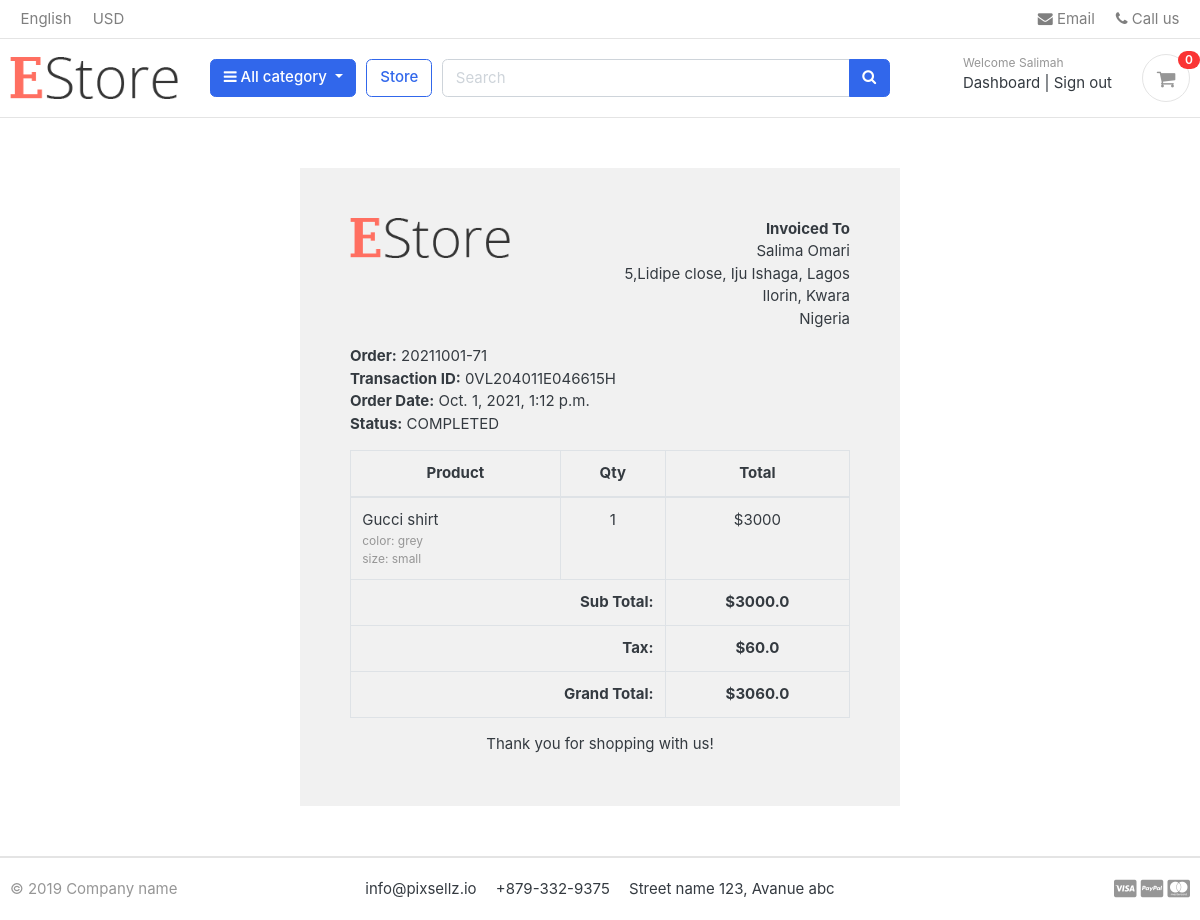
Page /account/order_details/20211001-71/ (signed in) on the committed database.
### accounts/models.py (models this page shows, shortened)
class Account(AbstractBaseUser, PermissionsMixin):
    first_name= models.CharField(max_length=50)
    last_name= models.CharField(max_length=50)
    username= models.CharField(max_length=50, unique=True)
    email= models.EmailField(max_length=100, unique=True)
    phone_number= models.CharField(max_length=50)
    date_joined=models.DateTimeField(auto_now_add=True)
    last_login=models.DateTimeField(auto_now_add=True)
    is_admin = models.BooleanField(default=False)
    is_staff = models.BooleanField(default=False)
    is_active = models.BooleanField(default=False)
    is_superadmin = models.BooleanField(default=False)
    USERNAME_FIELD="email"
    REQUIRED_FIELDS=['username','first_name','last_name']
    objects=MyAccountManager()

### order/models.py (models this page shows, shortened)
class Order(models.Model):
    status=(
        ('New','New'),
        ('Accepted','Accepted'),
        ('Completed','Completed'),
        ('Cancelled','Cancelled')
    )
    user=models.ForeignKey(Account,on_delete=models.SET_NULL, null=True)
    Payment=models.ForeignKey(Payment,on_delete=models.SET_NULL, null=True, blank=True)
    order_number=models.CharField(max_length=50)
    first_name=models.CharField(max_length=50)
    last_name=models.CharField(max_length=50)
    email=models.EmailField(max_length=50)
    phone=models.CharField(max_length=50)
    address=models.CharField(max_length=50)
    country=models.CharField(max_length=50)
    state=models.CharField(max_length=50)
    city=models.CharField(max_length=50)
    order_note=models.CharField(max_length=50)
    order_total=models.FloatField()
    tax=models.FloatField()
    status=models.CharField(max_length=50, choices=status,default="New")
    ip=models.CharField(max_length=50)
    is_ordered=models.BooleanField(default=False)
    created_at=models.DateTimeField(auto_now_add=True)
    updated_at=models.DateTimeField(auto_now=True)
    def full_name(self):
        return f'{self.first_name} {self.last_name}'

class Payment(models.Model):
    user=models.ForeignKey(Account, on_delete=models.CASCADE)
    payment_id=models.CharField(max_length=100)
    payment_method=models.CharField(max_length=100)
    amount_paid=models.CharField(max_length=100)
    status=models.CharField(max_length=100)
    created_at=models.DateTimeField(auto_now_add=True)

class OrderProduct(models.Model):
    order=models.ForeignKey(Order,on_delete=models.CASCADE)
    payment=models.ForeignKey(Payment,on_delete=models.SET_NULL, blank=True, null=True)
    user=models.ForeignKey(Account,on_delete=models.CASCADE)
    product=models.ForeignKey(Product,on_delete=models.CASCADE)
    variation=models.ManyToManyField(Variation, blank=True)
    quantity=models.IntegerField()
    product_price=models.FloatField()
    ordered=models.BooleanField(default=False)
    created_at=models.DateTimeField(auto_now_add=True)
    updated_at=models.DateTimeField(auto_now=True)

### store/models.py (models this page shows, shortened)
class Product(models.Model):
    product_name = models.CharField(max_length=200, unique=True)
    slug= models.SlugField(max_length=200, unique=True)
    description = models.TextField(blank=True)
    price=models.IntegerField()
    images=models.ImageField(upload_to='photos/products')
    stock=models.IntegerField()
    is_available=models.BooleanField(default=True)
    category= models.ForeignKey(Category, on_delete=models.CASCADE)
    created_date=models.DateTimeField(auto_now_add=True)
    modified_date=models.DateField(auto_now=True)

class Variation(models.Model):
    product=models.ForeignKey(Product,on_delete=models.CASCADE)
    variation_category=models.CharField(max_length=500, choices=variation_category_choice)
    variation_value=models.CharField(max_length=60)
    is_active=models.BooleanField(default=True)
    created_date=models.DateTimeField(auto_now_add=True)
    objects=VariationManager()

### accounts/views.py (the view)
# urls.py: path('order_details/<str:order_id>/', order_detail,name='order_detail' ),
@login_required(login_url="signin")
def order_detail(request, order_id):
    try:
        order=Order.objects.get(order_number=order_id)
        ordered_products=OrderProduct.objects.filter(order_id=order.id)
        subtotal=0
        for i in ordered_products:
            subtotal+=i.product_price*i.quantity
        context={
            'order':order,
            'ordered_products':ordered_products,
            'order_number':order.order_number,
            'subtotal':subtotal
        }
        return render(request, 'order_details.html', context)
    except (Order.DoesNotExist, Payment.DoesNotExist):
        return redirect('my_orders')

### cart/context_processor.py (called while the page is built)
def counter(request):
    count=0
    if 'admin' in request.path:
        return {}
    else:
        try:
            cart=Cart.objects.filter(cart_id=_cart_id(request))
            if request.user.is_authenticated:
                print(request.user.is_authenticated)
                cart_items=Cart_item.objects.all().filter(user=request.user)
            else:
                cart_items=Cart_item.objects.all().filter(cart=cart[:1])
            for cart_item in cart_items:
                count+=cart_item.quantity
        except ObjectDoesNotExist:
            count=0
        return dict(count=count)

### cart/views.py (called while the page is built)
def _cart_id(request):
    cart = request.session.session_key
    if not cart:
        cart = request.session.create()
    return cart

### category/context_processors.py (called while the page is built)
def menu_links(request):
    links=Category.objects.all()
    return dict(links=links)

### category/models.py (called while the page is built)
    def get_url(self):
        return reverse ('store_category', args=[self.slug])

### templates/order_details.html (shortened to what this page needs)
{% extends 'base.html' %}
{% load static %}
{% block content %}
<div class="container" style="margin: 0 auto;width: 50%;padding: 50px;background: #f1f1f1;margin-top: 50px;margin-bottom: 50px;">
    <div class="row invoice row-printable">
        <div class="col-md-12">
            <div class="panel panel-default plain" id="dash_0">
                <div class="panel-body p30">
                    <div class="row">
                        <div class="col-lg-6">
                            <div class="invoice-logo"><img src="{% static '/images/hi.png' %}" alt="Invoice logo" style="max-height: 40px;"></div>
                        </div>
                        <div class="col-lg-6">
                            <div class="invoice-from">
                                <ul class="list-unstyled text-right">
                                    <li><strong>Invoiced To</strong></li>
                                    <li>{{order.full_name}}</li>
                                    <li>{{order.address}}</li>
                                    <li>{{order.city}}, {{order.state}}</li>
                                    <li> {{order.country}}</li>
                                </ul>
                            </div>
                        </div>
                        <div class="col-lg-12">
                            <div class="invoice-details mt25">
                                <div class="well">
                                    <ul class="list-unstyled mb0">
                                        <li><strong>Order:</strong> {{order.order_number}}</li>
                                        <li><strong>Transaction ID:</strong> {{order.Payment.payment_id}}</li>
                                        <li><strong>Order Date:</strong> {{order.created_at}}</li>
                                        <li><strong>Status:</strong> {{order.Payment.status}}</li>
                                    </ul>
                                </div>
                            </div>
                            <div class="invoice-items">
                                <div class="table-responsive" style="overflow: hidden; outline: none;" tabindex="0">
                                    <table class="table table-bordered">
                                        <thead>
                                            <tr>
                                                <th class="per70 text-center">Product</th>
                                                <th class="per5 text-center">Qty</th>
                                                <th class="per25 text-center">Total</th>
                                            </tr>
                                        </thead>
                                        <tbody>
                                        {% for item in ordered_products %}
                                            <tr>
                                                <td>{{item.product.product_name}}
                                                <p class="text-muted small">
                                                    {% if item.variation.all %}
                                                    {% for i in item.variation.all %}
                                                    {{i.variation_category}}: {{i.variation_value}}<br>
                                                    {% endfor %}
                                                    {% endif %}
                                                </p>
                                                </td>
                                                <td class="text-center">{{item.quantity}}</td>
                                                <td class="text-center">${{item.product.price}} </td>
                                            </tr>
                                        {% endfor %}
                                        </tbody>
                                        <tfoot>
                                            <tr>
                                                <th colspan="2" class="text-right">Sub Total:</th>
                                                <th class="text-center">${{subtotal}}</th>
                                            </tr>
                                            <tr>
                                                <th colspan="2" class="text-right">Tax:</th>
                                                <th class="text-center">${{order.tax}}</th>
                                            </tr>
                                            <tr>
                                                <th colspan="2" class="text-right">Grand Total:</th>
                                                <th class="text-center">${{order.order_total}}</th>
                                            </tr>
                                        </tfoot>
                                    </table>
                                </div>
                            </div>
                            <div class="invoice-footer mt25">
                                <p class="text-center">Thank you for shopping with us!</p>
                            </div>
                        </div>
                    </div>
                </div>
            </div>
        </div>
    </div>
    </div>
{% endblock %}

### templates/includes/navbar.html (shortened to what this page needs)
{% load static %}
<header class="section-header">
<nav class="navbar p-md-0 navbar-expand-sm navbar-light border-bottom">
<div class="container">
  <div class="collapse navbar-collapse" id="navbarTop4">
    <ul class="navbar-nav mr-auto">
    	<li class="nav-item dropdown">
		 	<a href="#" class="nav-link">   English </a>
		</li>
		<li class="nav-item dropdown">
			<a href="#" class="nav-link"> USD </a>
		</li>
    </ul>
    <ul class="navbar-nav">
		<li><a href="#" class="nav-link"> <i class="fa fa-envelope"></i> Email </a></li>
		<li><a href="#" class="nav-link"> <i class="fa fa-phone"></i> Call us </a></li>
	</ul>
  </div>
</div>
</nav>
<section class="header-main border-bottom">
	<div class="container">
<div class="row align-items-center">
	<div class="col-lg-2 col-md-3 col-6">
		<a href="{% url 'home' %}" class="brand-wrap">
			<img class="logo" src="{% static './images/hi.png' %}">
		</a>
	</div>
	<div class="col-lg col-sm col-md col-6 flex-grow-0">
		<div class="category-wrap dropdown d-inline-block float-right">
			<button type="button" class="btn btn-primary dropdown-toggle" data-toggle="dropdown">
				<i class="fa fa-bars"></i> All category
			</button>
		</div>
	</div>
	<a href="{% url 'store' %}" class="btn btn-outline-primary">Store</a>
	<div class="col-lg  col-md-6 col-sm-12 col">
		<form action="{% url 'search' %}" class="search">
			<div class="input-group w-100">
			    <input type="text" class="form-control" style="width:60%;" placeholder="Search" name='keyword'>
			    <div class="input-group-append">
			      <button class="btn btn-primary" type="submit">
			        <i class="fa fa-search"></i>
			      </button>
			    </div>
		    </div>
		</form>
	</div>
	<div class="col-lg-3 col-sm-6 col-8 order-2 order-lg-3">
				<div class="d-flex justify-content-end mb-3 mb-lg-0">
				{% if user.id is None %}
					<div class="widget-header">
						<small class="title text-muted">Welcome guest!</small>
						<div>
							<a href="{% url 'signin' %}">Sign in</a> <span class="dark-transp"> | </span>
							<a href="{% url 'register' %}"> Register</a>
						</div>
					</div>
					{% else %}
					<div class="widget-header">
						<small class="title text-muted">Welcome {{user.first_name}}</small>
						<div>
							<a href="{% url 'dashboard' %}">Dashboard</a> <span class="dark-transp"> | </span>
							<a href="{% url 'logout' %}">Sign out</a>
						</div>
					</div>
					{% endif %}
					<a href="{% url 'cart' %}" class="widget-header pl-3 ml-3">
						<div class="icon icon-sm rounded-circle border"><i class="fa fa-shopping-cart"></i></div>
						<span class="badge badge-pill badge-danger notify">{{count}}</span>
					</a>
				</div>
			</div>
</div>
	</div>
</section>
</header>

### static/css/ui.css (style rules this page uses)
html { font-family: "Inter", sans-serif; font-size: 15px; }
.icon-xs, .icon-sm, .icon-md, .icon-lg { display: inline-block; text-align: center; flex-shrink: 0; flex-grow: 0; }
.icon-sm { width: 48px; height: 48px; line-height: 48px !important; font-size: 20px; }
p:last-child { margin-bottom: 0; }
.header-main { position: relative; padding-top: 1rem; padding-bottom: 1rem; }
.brand-wrap .logo, .navbar-brand .logo { margin-right: 7px; max-height: 42px; display: inline-block; }
.widget-header { display: inline-block; vertical-align: middle; position: relative; }
.widget-header a { color: #343a40; }
.widget-header i { color: #969696; }
.widget-header .title { display: block; }
.widget-header .notify { position: absolute; top: -3px; right: -10px; }
[class*=list-] li:after { visibility: hidden; display: block; content: ""; overflow: hidden; height: 0; clear: both; }
.notify { position: absolute; top: -4px; right: -10px; display: inline-block; padding: 0.25em 0.6em; font-size: 12px; line-height: 1; text-align: center; border-radius: 3rem; color: #fff; background-color: #fa3434; }

### rows in the picture
Account: first_name "Salimah"
Order: full_name "Salima Omari", address "5,Lidipe close, Iju Ishaga, Lagos", city "Ilorin", state "Kwara", country "Nigeria", order_number "20211001-71", Payment.payment_id "0VL204011E046615H", created_at "Oct. 1, 2021, 1:12 p.m.", Payment.status "COMPLETED", tax "60.0", order_total "3060.0"
OrderProduct: product.product_name "Gucci shirt", quantity "1", product.price "3000"
Variation: variation_category "color", variation_value "grey"
Variation: variation_category "size", variation_value "small"

### other values in the picture
{{ count }} "0"
{{ subtotal }} "3000.0"
